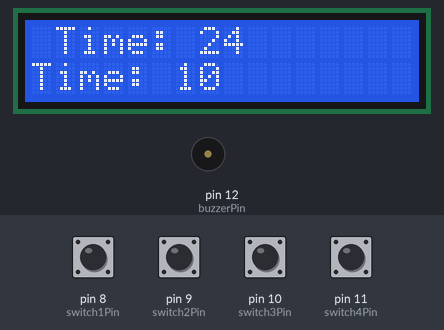
Recording of a sketch running on a simulated Arduino Uno, built with avr-gcc and run on an emulated ATmega328P. Parts: 16×2 character LCD, buzzer (waves = sounding, pin HIGH). The inputs (shaded band) are chosen by the test bench; at power-on: pin 8 (switch1Pin), pin 9 (switch2Pin), pin 10 (switch3Pin), pin 11 (switch4Pin) LOW. The local clock reads 2024-03-15 10:24:30 at power-on unless the sketch sets it; what the sketch prints to the serial monitor is not drawn.

Above: at 0.2 s.
At 30.8 s:
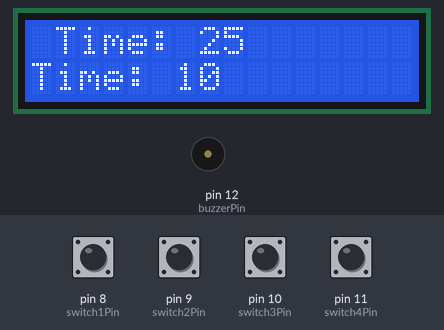
At 90.9 s:
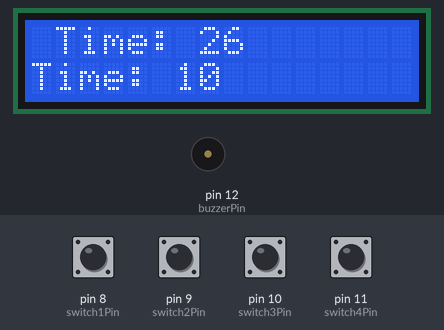

Measured:
- what the display in image 1 shows lasts 60.1 s, from 30.7 s to 90.8 s

The sketch:

clock_.ino
```cpp
#include <RTClib.h>

#include <RTCDS1307.h>
#include <Wire.h>
#include <DS1307RTC.h> // Include the RTC library, adjust if using a different library
#include <LiquidCrystal_I2C.h> // Include if using an LCD
RTC_DS1307 rtc;
// Pins for the 4-switch module
const int switch1Pin = 8; // Example pin numbers, adjust as per your wiring
const int switch2Pin = 9;
const int switch3Pin = 10;
const int switch4Pin = 11;

// Pin for the buzzer
const int buzzerPin = 12;

// Initialize RTC instance


// Variables for storing time and alarm
int alarmHour = 0;
int alarmMinute = 0;
bool alarmEnabled = false;

LiquidCrystal_I2C lcd(0x27,16,2);


void setup() {
  lcd.init();
 // lcd.init();
  lcd.begin(16,2);
  // Initialize Serial communication for debugging
  Serial.begin(9600);

  // Initialize RTC
  Wire.begin();
  if (!rtc.begin()) {
    Serial.println("Couldn't find RTC");
    while (1);
  }

  // Check if RTC is running and set the time if not
  if (!rtc.isrunning()) {
    Serial.println("RTC is NOT running!");
    // Set the RTC to the date & time this sketch was compiled
    rtc.adjust(DateTime(F(__DATE__), F(__TIME__)));
  }

  // Set up switch module pins as inputs
  pinMode(switch1Pin, INPUT);
  pinMode(switch2Pin, INPUT);
  pinMode(switch3Pin, INPUT);
  pinMode(switch4Pin, INPUT);

  // Set up buzzer pin as output
  pinMode(buzzerPin, OUTPUT);
}

void loop() {
  // Read switches and set alarm time accordingly
  readSwitches();

  // Get current time from RTC
  DateTime now = rtc.now();
  int currentHour = now.hour();
  int currentMinute = now.minute();

  // Check if alarm time matches current time and alarm is enabled
  if (alarmEnabled && alarmHour == currentHour && alarmMinute == currentMinute) {
    // Trigger the alarm
    activateAlarm();
    // Disable alarm to avoid continuous triggering
    alarmEnabled = false;
  }

  // Display current time and alarm time (for debugging, you can use an LCD for actual display)
  Serial.print("Current Time: ");
  printDigits(currentHour);
  Serial.print(":");
  printDigits(currentMinute);
  Serial.println();

  Serial.print("Alarm Time: ");
  printDigits(alarmHour);
  Serial.print(":");
  printDigits(alarmMinute);
  Serial.println();

  lcd.setCursor(0,1);
lcd.print("Time: ");
lcd.print(currentHour);
lcd.setCursor(1,0);
lcd.print("Time: ");
lcd.print(currentMinute);
  delay(1000); // Update every second
}

// Function to read switches and set alarm time
void readSwitches() {
  if (digitalRead(switch1Pin) == HIGH) {
    alarmHour++;
    if (alarmHour > 23) alarmHour = 0;
    delay(200); // Debounce delay
  }
  if (digitalRead(switch2Pin) == HIGH) {
    alarmMinute++;
    if (alarmMinute > 59) alarmMinute = 0;
    delay(200); // Debounce delay
  }
  if (digitalRead(switch3Pin) == HIGH) {
    alarmEnabled = !alarmEnabled;
    delay(200); // Debounce delay
  }
  if (digitalRead(switch4Pin) == HIGH) {
    // Additional function, if needed
    delay(200); // Debounce delay
  }
}

// Function to activate the alarm (turn on buzzer)
void activateAlarm() {
  digitalWrite(buzzerPin, HIGH); // Sound the buzzer
  delay(1000); // Buzzer ON time
  digitalWrite(buzzerPin, LOW); // Silence the buzzer
  delay(1000); // Buzzer OFF time
}

// Function to print digits with leading zero if necessary
void printDigits(int digits) {
  if (digits < 10) {
    Serial.print('0');
  }
  Serial.print(digits);
}
```
